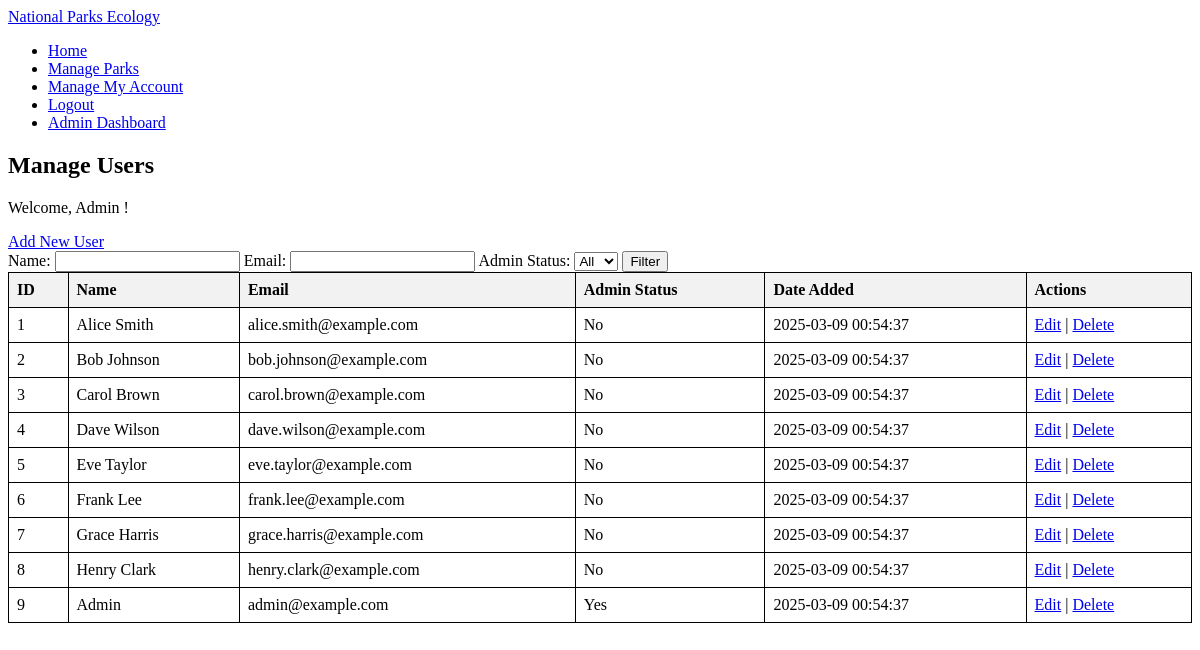
The app's page /admin/manageUsers.php (signed in) with its own data.
### tables this page shows
CREATE TABLE `users` (
  `id` int(11) NOT NULL,
  `first` varchar(50) NOT NULL,
  `last` varchar(50) NOT NULL,
  `email` varchar(100) NOT NULL,
  `password` varchar(255) NOT NULL,
  `is_admin` enum('Yes','No') DEFAULT 'No',
  `dateAdded` timestamp NOT NULL DEFAULT current_timestamp()
);

### admin/manageUsers.php (the view, shortened to what this page needs)
<?php
include('../reusable/connection.php');
$whereClauses = [];
$whereSQL = (!empty($whereClauses)) ? " WHERE " . implode(" AND ", $whereClauses) : "";
$query = "SELECT id, first, last, email, is_admin, dateAdded FROM users $whereSQL ORDER BY dateAdded DESC";
$stmt = $connect->prepare($query);
$stmt->execute();
$result = $stmt->get_result();
?>
<!DOCTYPE html>
<html lang="en">
<head>
</head>
<body>
<?php include('../reusable/nav.php'); ?>
    <h2>Manage Users</h2>
    <p>Welcome, <?php echo htmlspecialchars($_SESSION['first'] . " " . $_SESSION['last']); ?>!</p>
    <a href="createUser.php">Add New User</a>
    <form method="GET">
        <label>Name:</label>
        <input type="text" name="name" value="<?php echo htmlspecialchars($_GET['name'] ?? ''); ?>">
        <label>Email:</label>
        <input type="text" name="email" value="<?php echo htmlspecialchars($_GET['email'] ?? ''); ?>">
        <label>Admin Status:</label>
        <select name="is_admin">
            <option value="">All</option>
        </select>
        <button type="submit">Filter</button>
    </form>
    <?php if ($result->num_rows > 0): ?>
        <table>
            <tr>
                <th>ID</th>
                <th>Name</th>
                <th>Email</th>
                <th>Admin Status</th>
                <th>Date Added</th>
                <th>Actions</th>
            </tr>
            <?php while ($row = $result->fetch_assoc()): ?>
                <tr>
                    <td><?php echo htmlspecialchars($row['id']); ?></td>
                    <td><?php echo htmlspecialchars($row['first'] . " " . $row['last']); ?></td>
                    <td><?php echo htmlspecialchars($row['email']); ?></td>
                    <td><?php echo htmlspecialchars($row['is_admin']); ?></td>
                    <td><?php echo htmlspecialchars($row['dateAdded']); ?></td>
                    <td>
                        <a href="updateUser.php?id=<?php echo $row['id']; ?>">Edit</a> |
                        <a href="deleteUser.php?id=<?php echo $row['id']; ?>" onclick="return confirm('Are you sure you want to delete this user?');">Delete</a>
                    </td>
                </tr>
            <?php endwhile; ?>
        </table>
    <?php else: ?>
        <p>No users found.</p>
    <?php endif; ?>
</body>
</html>

### reusable/nav.php (shortened to what this page needs)
<nav id="navbar">
    <div class="logo"><a href="../index.php">National Parks Ecology</a></div>
    <div>
        <ul class="nav-links">
            <li><a href="../index.php">Home</a></li>
            <?php if (isset($_SESSION['id'])):  ?>
                <li><a href="../users/manageParks.php">Manage Parks</a></li>
                <li><a href="../users/manageAccount.php">Manage My Account</a></li>
                <li><a href="../users/logout.php">Logout</a></li>
                <?php if ($_SESSION['is_admin'] === 'Yes'):  ?>
                    <li><a href="../admin/adminDashboard.php">Admin Dashboard</a></li>
                <?php endif; ?>
            <?php else:  ?>
                <li><a href="../index.php">Login</a></li>
                <li><a href="../public/register.php">Register</a></li>
            <?php endif; ?>
        </ul>
    </div>
</nav>

### admin/manageUsers.php (style rules this page uses)
table { width: 100%; border-collapse: collapse; }
table, th, td { border: 1px solid black; }
th, td { padding: 8px; text-align: left; }
th { background-color: #f2f2f2; }

### records on screen
users: id "1", first+last "Alice Smith", email "alice.smith@example.com", is_admin "No", dateAdded "2025-03-09 00:54:37"
users: id "2", first+last "Bob Johnson", email "bob.johnson@example.com", is_admin "No", dateAdded "2025-03-09 00:54:37"
users: id "3", first+last "Carol Brown", email "carol.brown@example.com", is_admin "No", dateAdded "2025-03-09 00:54:37"
users: id "4", first+last "Dave Wilson", email "dave.wilson@example.com", is_admin "No", dateAdded "2025-03-09 00:54:37"
users: id "5", first+last "Eve Taylor", email "eve.taylor@example.com", is_admin "No", dateAdded "2025-03-09 00:54:37"
users: id "6", first+last "Frank Lee", email "frank.lee@example.com", is_admin "No", dateAdded "2025-03-09 00:54:37"
users: id "7", first+last "Grace Harris", email "grace.harris@example.com", is_admin "No", dateAdded "2025-03-09 00:54:37"
users: id "8", first+last "Henry Clark", email "henry.clark@example.com", is_admin "No", dateAdded "2025-03-09 00:54:37"
users: id "9", first+last "Admin", email "admin@example.com", is_admin "Yes", dateAdded "2025-03-09 00:54:37"

### other values on screen
$_SESSION['first'] . " " . $_SESSION['last'] "Admin"
